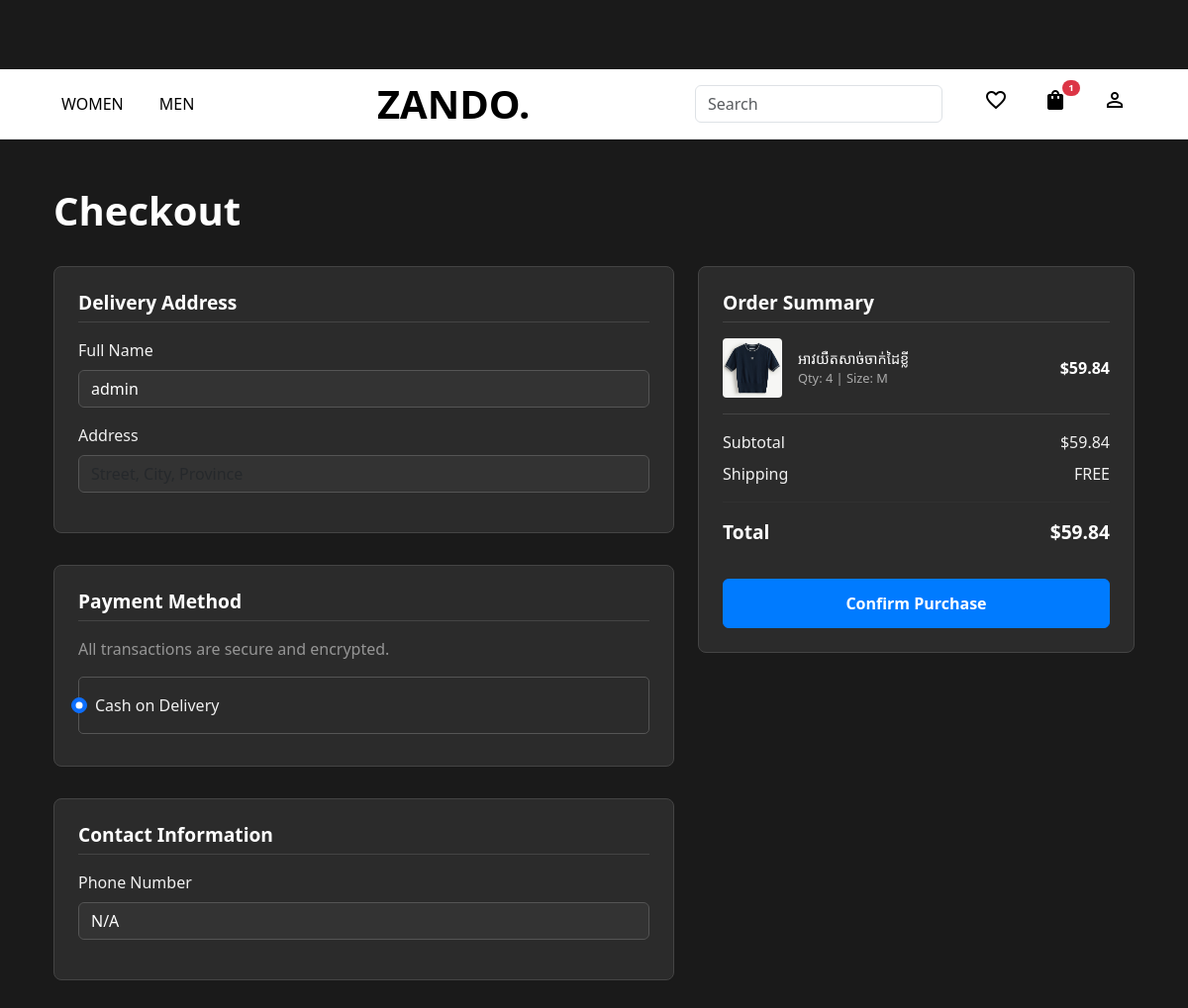
/checkout/ (signed in), run on the app's committed database.
### my_web_demo/models.py (models this page shows, shortened)
class CustomUser(AbstractUser):
    GENDER_CHOICES = [
        ('male', 'Male'),
        ('female', 'Female'),
    ]
    gender = models.CharField(max_length=10, choices=GENDER_CHOICES)
    phone_number = models.CharField(max_length=20, blank=True, null=True)
    country = models.CharField(max_length=50, blank=True, null=True)
    city = models.CharField(max_length=50, blank=True, null=True)

class CartItem(models.Model):
    user = models.ForeignKey(settings.AUTH_USER_MODEL, on_delete=models.CASCADE)
    product = models.ForeignKey(Product, on_delete=models.CASCADE)
    quantity = models.PositiveIntegerField(default=1)
    size = models.CharField(max_length=50, blank=True, null=True)
    color = models.CharField(max_length=50, blank=True, null=True)
    added_date = models.DateTimeField(auto_now_add=True)
    @property
    def unit_price(self):
        return self.product.get_discounted_price()
    @property
    def total_price(self):
        return self.unit_price * self.quantity

class Product(models.Model):
    CATEGORY_CHOICES = [
        ('women', 'WOMEN'),
        ('men', 'MEN'),
        ('boys', 'BOYS'),
        ('girls', 'GIRLS'),
    ]
    name = models.CharField(max_length=200)
    price = models.DecimalField(max_digits=10, decimal_places=2, help_text="This should be the original price.")
    discount = models.IntegerField(default=0, help_text="Discount percentage (e.g., 20 for 20% off)")
    image = models.ImageField(upload_to='products/', blank=True, null=True)
    brand = models.ForeignKey(Brand, on_delete=models.SET_NULL, null=True, blank=True)
    category = models.CharField(max_length=10, choices=CATEGORY_CHOICES, blank=True, null=True)
    about = models.TextField(blank=True, null=True, help_text="Additional details about the product.")
    description = models.TextField(blank=True, null=True, help_text="Detailed product description.")
    def get_discounted_price(self):
        if self.discount > 0:
            return (self.price - self.get_discount_amount()).quantize(Decimal('0.01'))
        return self.price.quantize(Decimal('0.01'))
    def get_discount_amount(self):
        if self.discount > 0:
            discount_decimal = Decimal(self.discount) / 100
            return (self.price * discount_decimal).quantize(Decimal('0.01'))
        return Decimal('0.00')

### my_web_demo/views.py (the view, shortened to what this page needs)
# urls.py: path('checkout/', views.checkout_view, name='checkout'),
@login_required
def checkout_view(request):
    cart_items = CartItem.objects.filter(user=request.user)
    total_cost = sum(item.total_price for item in cart_items)
    if not cart_items:
        return redirect('bag_view')
    context = {
        'cart_items': cart_items,
        'total_cost': total_cost
    }
    return render(request, 'shop/checkout.html', context)

### my_web_demo/templates/shop/checkout.html (shortened to what this page needs)
{% extends 'base.html' %}
{% load static %}
{% block main %}
<div class="container my-5 checkout-container">
    <h1 class="checkout-title">Checkout</h1>
    <form method="post">
        <div class="row">
            <div class="col-lg-7">
                <div class="checkout-section">
                    <h5 class="section-title">Delivery Address</h5>
                    <div class="mb-3">
                        <label class="form-label">Full Name</label>
                        <input type="text" class="form-control form-control-dark" value="{{ request.user.get_full_name|default:request.user.username }}">
                    </div>
                    <div class="mb-3">
                        <label class="form-label">Address</label>
                        <input type="text" class="form-control form-control-dark" placeholder="Street, City, Province">
                    </div>
                </div>
                <div class="checkout-section">
                    <h5 class="section-title">Payment Method</h5>
                    <p class="text-white-50">All transactions are secure and encrypted.</p>
                    <div class="form-check p-3 mb-2" style="border: 1px solid #555; border-radius: 5px;">
                        <input class="form-check-input" type="radio" name="paymentMethod" id="cod" checked>
                        <label class="form-check-label" for="cod">
                            Cash on Delivery
                        </label>
                    </div>
                </div>
                <div class="checkout-section">
                    <h5 class="section-title">Contact Information</h5>
                     <div class="mb-3">
                        <label class="form-label">Phone Number</label>
                        <input type="text" class="form-control form-control-dark" value="{{ request.user.phone_number|default:'N/A' }}">
                    </div>
                </div>
            </div>
            <div class="col-lg-5">
                <div class="order-summary-card">
                    <h5 class="section-title">Order Summary</h5>
                    {% for item in cart_items %}
                    <div class="summary-item">
                        <img src="{{ item.product.image.url }}" alt="{{ item.product.name }}">
                        <div class="summary-item-details">
                            <div class="summary-item-name">{{ item.product.name }}</div>
                            <div class="summary-item-info">Qty: {{ item.quantity }} | Size: {{ item.size|default:'N/A' }}</div>
                        </div>
                        <div class="summary-item-price">${{ item.total_price }}</div>
                    </div>
                    {% endfor %}
                    <div class="totals-section">
                        <div class="totals-row">
                            <span>Subtotal</span>
                            <span>${{ total_cost }}</span>
                        </div>
                        <div class="totals-row">
                            <span>Shipping</span>
                            <span>FREE</span>
                        </div>
                        <hr style="border-color: #444;">
                        <div class="totals-row grand-total">
                            <span>Total</span>
                            <span>${{ total_cost }}</span>
                        </div>
                    </div>
                    <button type="submit" class="btn btn-primary w-100 mt-4 confirm-btn">Confirm Purchase</button>
                </div>
            </div>
        </div>
    </form>
</div>
{% endblock %}

### my_web_demo/templates/base.html (style rules this page uses)
body { margin-top: 0px; padding-top: 70px; }

### my_web_demo/templates/shop/checkout.html (style rules this page uses)
body { background-color: #1a1a1a; color: #f0f0f0; }
.checkout-container { max-width: 1300px; }
.checkout-title { color: #fff; font-weight: bold; margin-bottom: 2rem; }
.checkout-section { background-color: #2b2b2b; border: 1px solid #444; border-radius: 8px; padding: 1.5rem; margin-bottom: 2rem; }
.section-title { font-size: 1.2rem; font-weight: 600; color: #fff; margin-bottom: 1rem; padding-bottom: 0.5rem; border-bottom: 1px solid #444; }
.order-summary-card, .payment-card, .contact-card { background-color: #2b2b2b; border: 1px solid #444; border-radius: 8px; padding: 1.5rem; }
.summary-item { display: flex; align-items: center; margin-bottom: 1rem; }
.summary-item img { width: 60px; height: 60px; object-fit: cover; border-radius: 4px; margin-right: 1rem; }
.summary-item-details { flex-grow: 1; }
.summary-item-name { color: #fff; font-size: 0.9rem; }
.summary-item-info { color: #aaa; font-size: 0.8rem; }
.summary-item-price { color: #fff; font-weight: bold; }
.totals-section { margin-top: 1rem; padding-top: 1rem; border-top: 1px solid #444; }
.totals-row { display: flex; justify-content: space-between; margin-bottom: 0.5rem; }
.totals-row.grand-total { font-size: 1.2rem; font-weight: bold; color: #fff; }
.confirm-btn { background-color: #007bff; border-color: #007bff; font-weight: bold; padding: 0.75rem; }
.form-control-dark { background-color: #333; border-color: #555; color: #fff; }

### data on the page
CustomUser: user.get_full_name "admin", user.phone_number "N/A"
CartItem: product.image (picture), product.name "អាវយឺតសាច់ចាក់ដៃខ្លី", quantity "4", size "M", total_price "59.84"

### other printed values
{{ cart_item_count }} "1"
{{ total_cost }} "59.84"
